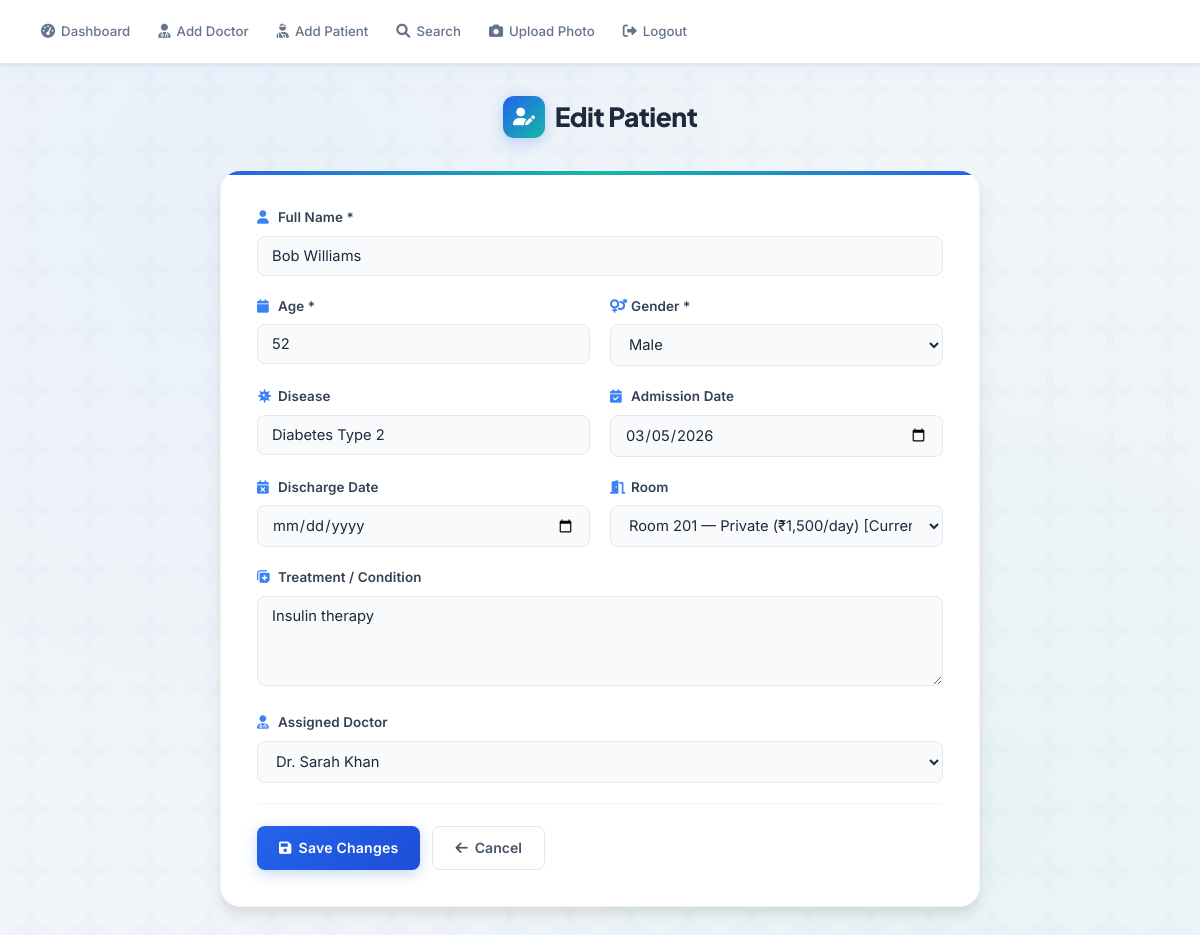
Screenshot of /edit_patient.php?id=2 (signed in) with the database file from the repository.
### tables this page shows
CREATE TABLE patients (
    patient_id          INT AUTO_INCREMENT PRIMARY KEY,
    name                VARCHAR(100) NOT NULL,
    age                 INT NOT NULL,
    gender              ENUM('Male','Female','Other') NOT NULL,
    disease             VARCHAR(150) DEFAULT NULL,
    treatment           TEXT DEFAULT NULL,
    admission_date      DATE DEFAULT NULL,
    discharge_date      DATE DEFAULT NULL,
    assigned_doctor_id  INT DEFAULT NULL,
    room_id             INT DEFAULT NULL,
    created_at          TIMESTAMP DEFAULT CURRENT_TIMESTAMP,
    FOREIGN KEY (assigned_doctor_id) REFERENCES doctors(doctor_id) ON DELETE SET NULL,
    FOREIGN KEY (room_id) REFERENCES rooms(room_id) ON DELETE SET NULL
);

CREATE TABLE doctors (
    doctor_id       INT AUTO_INCREMENT PRIMARY KEY,
    name            VARCHAR(100) NOT NULL,
    specialization  VARCHAR(100) NOT NULL,
    license_no      VARCHAR(50)  NOT NULL UNIQUE,
    contact         VARCHAR(20)  NOT NULL,
    password        VARCHAR(255) NOT NULL,
    photo_path      VARCHAR(255) DEFAULT 'images/ram.jpg',
    created_at      TIMESTAMP DEFAULT CURRENT_TIMESTAMP
);

### edit_patient.php (the view, shortened to what this page needs)
<?php
include 'db_connect.php';
$patient_id = (int)$_GET['id'];
$stmt = $conn->prepare("SELECT * FROM patients WHERE patient_id = ?");
$stmt->bind_param("i", $patient_id);
$stmt->execute();
$result = $stmt->get_result();
$patient = $result->fetch_assoc();
$doctors = $conn->query("SELECT doctor_id, name FROM doctors ORDER BY name ASC");
?>
<!DOCTYPE html>
<html lang="en">
<head>
    <link rel="stylesheet" href="style.css">
    <link href="https://cdnjs.cloudflare.com/ajax/libs/font-awesome/6.0.0/css/all.min.css" rel="stylesheet">
</head>
<body>
<div class="navbar">
    <a href="dashboard.php"><i class="fas fa-tachometer-alt"></i> Dashboard</a>
    <a href="add_doctor.php"><i class="fas fa-user-md"></i> Add Doctor</a>
    <a href="add_patient.php"><i class="fas fa-user-injured"></i> Add Patient</a>
    <a href="search_patient.php"><i class="fas fa-search"></i> Search</a>
    <a href="upload_doctor_photo.php"><i class="fas fa-camera"></i> Upload Photo</a>
    <a href="logout.php"><i class="fas fa-sign-out-alt"></i> Logout</a>
</div>
<div class="container">
    <h1><i class="fas fa-user-edit"></i> Edit Patient</h1>
    <form method="POST" action="edit_patient.php?id=<?php echo $patient_id; ?>" class="form-container">
        <div class="form-group">
            <label><i class="fas fa-user"></i> Full Name *</label>
            <input type="text" name="name" value="<?php echo htmlspecialchars($patient['name']); ?>" required>
        </div>
        <div class="form-row">
            <div class="form-group">
                <label><i class="fas fa-calendar"></i> Age *</label>
                <input type="number" name="age" min="0" max="120" value="<?php echo $patient['age']; ?>" required>
            </div>
            <div class="form-group">
                <label><i class="fas fa-venus-mars"></i> Gender *</label>
                <select name="gender" required>
                    <?php foreach(['Male','Female','Other'] as $g): ?>
                        <option value="<?php echo $g; ?>" <?php echo $patient['gender'] == $g ? 'selected' : ''; ?>><?php echo $g; ?></option>
                    <?php endforeach; ?>
                </select>
            </div>
        </div>
        <div class="form-row">
            <div class="form-group">
                <label><i class="fas fa-virus"></i> Disease</label>
                <input type="text" name="disease" value="<?php echo htmlspecialchars($patient['disease'] ?? ''); ?>">
            </div>
            <div class="form-group">
                <label><i class="fas fa-calendar-check"></i> Admission Date</label>
                <input type="date" name="admission_date" value="<?php echo $patient['admission_date'] ?? ''; ?>">
            </div>
        </div>
        <div class="form-row">
            <div class="form-group">
                <label><i class="fas fa-calendar-times"></i> Discharge Date</label>
                <input type="date" name="discharge_date" value="<?php echo $patient['discharge_date'] ?? ''; ?>">
            </div>
            <div class="form-group">
                <label><i class="fas fa-door-open"></i> Room</label>
                <select name="room_id">
                    <?php
                    $rooms_q = $conn->query("SELECT * FROM rooms WHERE status='Available' OR room_id=" . (int)($patient['room_id'] ?? 0) . " ORDER BY room_type, room_number");
                    while($rm = $rooms_q->fetch_assoc()):
                    ?>
                    <option value="<?php echo $rm['room_id']; ?>" <?php echo $patient['room_id'] == $rm['room_id'] ? 'selected' : ''; ?>>
                        Room <?php echo $rm['room_number']; ?> — <?php echo $rm['room_type']; ?> (₹<?php echo number_format($rm['price_per_day'],0); ?>/day)
                    </option>
                    <?php endwhile; ?>
                </select>
            </div>
        </div>
        <div class="form-group">
            <label><i class="fas fa-notes-medical"></i> Treatment / Condition</label>
            <textarea name="treatment" rows="3"><?php echo htmlspecialchars($patient['treatment'] ?? ''); ?></textarea>
        </div>
        <div class="form-group">
            <label><i class="fas fa-user-md"></i> Assigned Doctor</label>
            <select name="assigned_doctor_id">
                <?php $doctors->data_seek(0); while($doc = $doctors->fetch_assoc()): ?>
                    <option value="<?php echo $doc['doctor_id']; ?>"
                        <?php echo $patient['assigned_doctor_id'] == $doc['doctor_id'] ? 'selected' : ''; ?>>
                        <?php echo htmlspecialchars($doc['name']); ?>
                    </option>
                <?php endwhile; ?>
            </select>
        </div>
        <div class="form-actions">
            <button type="submit" name="update_patient" class="btn-primary">
                <i class="fas fa-save"></i> Save Changes
            </button>
            <a href="dashboard.php" class="btn-secondary">
                <i class="fas fa-arrow-left"></i> Cancel
            </a>
        </div>
    </form>
</div>
</body>
</html>

### rows the page displays
patients: name "Bob Williams", age "52", gender "Male", disease "Diabetes Type 2", admission_date "03/05/2026", room_id "Room 201 — Private (₹1,500/day) [Current]", treatment "Insulin therapy", assigned_doctor_id "Dr. Sarah Khan"
